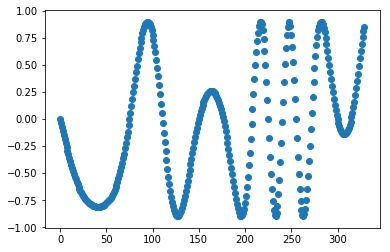

This chart was generated by the following Python code:

# coding: utf-8

# In[16]:


import math
import matplotlib.pyplot as plt


# In[2]:


f = 3  # hz
O = 3 * math.pi
fs = 150  # hz
T = 2.2  # s


# In[3]:


n = int(T * fs)


# In[12]:


x = lambda n: 0.9 * math.sin(2 * math.pi * (n / fs) * math.cos(math.pi * (n / fs)) + O)


# In[13]:


result = [x(i) for i in range(n)]
result


# In[17]:


plt.scatter(list(range(n)), result)
